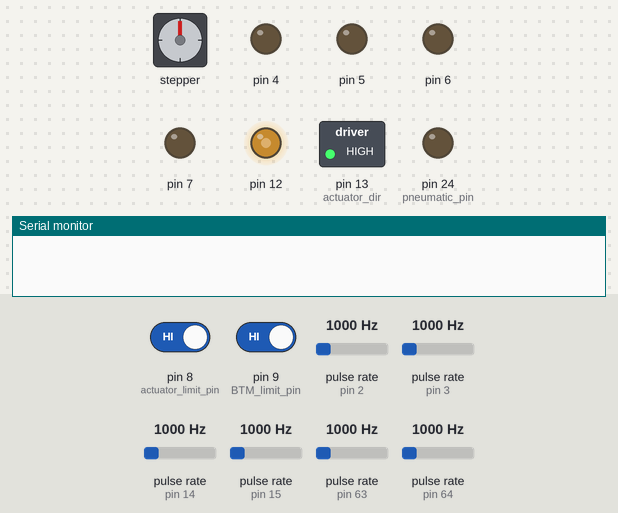
The sketch below on a simulated Arduino Mega 2560, built with avr-gcc and run on an emulated ATmega2560. On the bench: stepper motor, switched loads named in the sketch (green lamp = pin HIGH), output pins drawn as LEDs (lit = HIGH), the last lines printed to the serial monitor. Wiring (inferred from the names in the program): 6 × pulse sensor: data pin 2 / data pin 3 / data pin 14 / data pin 15 / data pin 63 / data pin 64; stepper motor driver (200 steps per turn assumed): step pin 11; direction pin 10. The inputs (shaded band) are chosen by the test bench; at power-on: pin 8 (actuator_limit_pin) HIGH, pin 9 (BTM_limit_pin) HIGH, pulse rate (sensors on pin 2, pin 3, pin 14, pin 15, pin 63, pin 64) 1000 Hz. Pins used as bus, display or sensor lines are not drawn.

Above: at 0.8 s.
0.9 s: pin 8 (actuator_limit_pin) driven LOW
At 2.1 s:
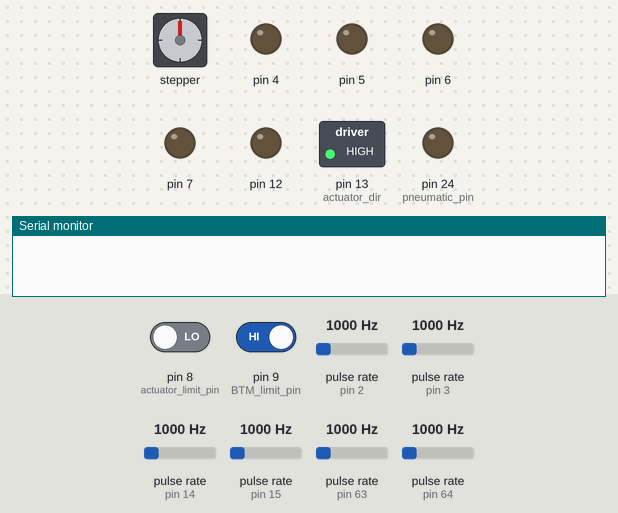
2.4 s: pin 9 (BTM_limit_pin) driven LOW
At 3.7 s:
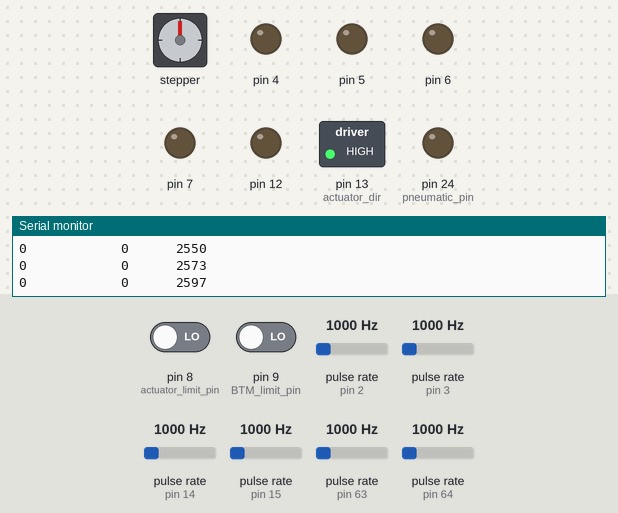
Timing chart, 0 to 5.4 s (numbered marks = the images above; inputs shaded):
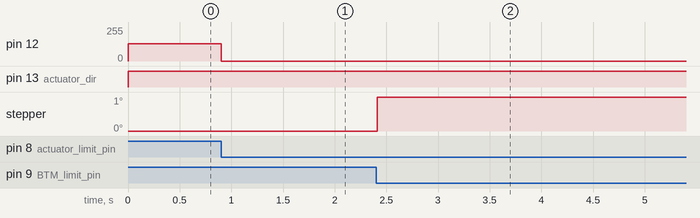

The sketch:

R1_code_Updated_05.07.2022.ino
```cpp
#include <avr/io.h>
#include <avr/interrupt.h>
#include "node_mcu.h"
#include <util/delay.h>
#include "functions.h"
//#include "ps3.h"
// G 2500 68 19
// F 2500 98 22
// D 2500 122 23
// H 2500 48  17
// E 2500 135 19
// C 2500 160 19
// B 2500 133 20 STEPPER ANGLE MAY CHANGE
// A 2500 118/120 28 VERTICAL ANGLE MAY CHANGE
// K 2500 20 22
// J 2100 45 27
// I 2400 60 30
//1 2300 95 8 better
//2 2300 95 7 bestem best
//3 2400 95 7
//4 2400 95 10 good
//5 2400 95 8 & 2300 95 8 best


void debug_vars() {
  //  Serial.println("=== DEBUG (ON) ===");
  //  Serial.print("X-angle: ");
  //  Serial.print(X_angle);
  //  Serial.println();
  //
  //  Serial.print("Y-angle: ");
  //  Serial.print(Y_angle);
  //  Serial.println();
  //
  //  Serial.print("RPM: ");
  //  Serial.print(RPM);
  //  Serial.println();
  //
  //  Serial.print("THROW: ");
  //  Serial.print(THROW);
  //  Serial.println("=== X ===\n");
}

int main() {
  init();
  Serial.begin(115200);
  Serial2.begin(74880); //for node mcu communication
  pin_setup();
  timer_setup(350, 50); //300 -> Stepper speed | 100 -> duty cycle of linear actuator
  encoder_setup(); //for actuator feedback
  IR_setup(); // for roller feedback
  //  ps3_setup();
  while ((PINH & (1 << actuator_limit_pin)) || (PINH & (1 << BTM_limit_pin))) { //set Linear actuator to zero pos using actuator limit pin
    if ((PINH & (1 << actuator_limit_pin))) {
      PORTB |= (1 << actuator_dir);
      OCR1B = set_ocr;
    }
    else {
      PORTB |= (1 << actuator_dir);
      OCR1B = 0;
    }
    if ((PINH & (1 << BTM_limit_pin))) {
      PORTB |= (1 << BTM_dir);
      //      PORTB ^= (1 << BTM_pulse);
      OCR1A = set_ocr;
    }
    else {
      PORTB |= (1 << BTM_dir);
      //      PORTB &= ~(1 << BTM_pulse);
      OCR1A = 0;
    }
    //    Serial.println("YES");
//    _delay_us(500);
  }
  PORTH |= (1 << actuator_dir);
  OCR1B = 0;
  PORTB |= (1 << BTM_dir);
  OCR1A = 0;

  //  while ((PINH & (1 << BTM_limit_pin))) { //set BTM - Stepper to zero pos using BTM - Stepper limit pin
  //    if ((PINH & (1 << BTM_limit_pin))) {
  //      PORTB |= (1 << BTM_dir);
  //      PORTB ^= (1 << BTM_pulse);
  //    }
  //    else {
  //      PORTB |= (1 << BTM_dir);
  //      PORTB &= ~(1 << BTM_pulse);
  //    }
  //    _delay_us(500);
  //  }
  //To set the intial position as zero
  //  PORTH |= (1 << actuator_dir);
  //  OCR1B = 0;
  //  desired_deg = 0;
  //  prev_pos = 0;
  actuator_encoder_counts = 0;
  stepper_encoder_counts = 0;
  prev_stepper_counts = 0;
  while (1) {
//    debug_vars();
    //    ps3_data();
    getDataFromApp(); //for BOH Hitter Round
    //      Serial.print(DATA);
    PNEUMATIC = THROW;
    desired_V_pos = Y_angle; //for BOH Hitter Round
    desired_H_pos = X_angle; //for BOH Hitter Round
    desired_rpm = RPM;

    ////    if (X_angle == 0 && Y_angle == 0 && RPM == 0) {  // reset with app
    ////      OCR4A = 0;
    ////      OCR4B = 0;
    ////      while ((PINH & (1 << actuator_limit_pin)) || (PINH & (1 << BTM_limit_pin))) { //set Linear actuator to zero pos using actuator limit pin
    ////        if ((PINH & (1 << actuator_limit_pin))) {
    ////          PORTB |= (1 << actuator_dir);
    ////          OCR1B = set_ocr;
    ////        }
    ////        else {
    ////          PORTB |= (1 << actuator_dir);
    ////          OCR1B = 0;
    ////        }
    ////        if ((PINH & (1 << BTM_limit_pin))) {
    ////          PORTB |= (1 << BTM_dir);
    ////          PORTB ^= (1 << BTM_pulse);
    ////        }
    ////        else {
    ////          PORTB |= (1 << BTM_dir);
    ////          PORTB &= ~(1 << BTM_pulse);
    ////        }
    ////        //    Serial.println("YES");
    ////        _delay_us(500);
    ////      }
    ////      PORTH |= (1 << actuator_dir);
    ////      OCR1B = 0;
    ////      desired_deg = 0;
    ////      prev_pos = 0;
    ////      encoder_counts = 0;
    // //set Linear actuator to zero pos using actuator limit pin
    //        if ((PINH & (1 << actuator_limit_pin))) {
    //          PORTB |= (1 << actuator_dir);
    //          OCR1B = set_ocr;
    //        }
    //        else {
    //          PORTB |= (1 << actuator_dir);
    //          OCR1B = 0;
    //          encoder_counts = 0;
    //        }
    //        if ((PINH & (1 << BTM_limit_pin))) {
    //          PORTB |= (1 << BTM_dir);
    //          PORTB ^= (1 << BTM_pulse);
    //        }
    //        else {
    //          PORTB |= (1 << BTM_dir);
    //          PORTB &= ~(1 << BTM_pulse);
    //           prev_pos = 0;
    //        }
    //        //    Serial.println("YES");
    //        _delay_us(500);
    //    }


    //    if (Serial.available()) {
    //            desired_H_pos = Serial.parseInt();
    //          }
    //      if (serial_input_flag == 0) { //rpm
    //        desired_rpm = Serial.parseInt();
    //        //        if (desired_rpm == 0) {
    //        //          OCR4A = 0;
    //        //          OCR4B = 0;
    //        //        }
    //        serial_input_flag = 1;
    //      }
    //      else if (serial_input_flag == 1) {  //linear actuator -> enter degree
    //        desired_V_pos = Serial.parseInt();
    //        serial_input_flag = 2;
    //      }
    //      else if (serial_input_flag == 2) { //BTM stepper -> enter degree
    //        desired_H_pos = Serial.parseInt();
    //        serial_input_flag = 0;
    //      }
    //    }
    //        Serial.print(serial_input_flag);

    //    Serial.print(PNEUMATIC);
    //    Serial.print("      ");
    Serial.print(desired_H_pos);
    Serial.print("      ");
    //    Serial.print(desired_V_pos);
    //    Serial.print("      ");
    //    Serial.print(desired_V_pos * 6.3); //
    //    Serial.print("      ");
    //    Serial.println(desired_rpm);
    //    Serial.print(encoder_counts);
    //    get_values_BOH();
    //    if (ps3.cross) {
    //      Serial.print("Roller Stop");
    //      X_angle = 0;
    //      Y_angle = 0;
    //      RPM = 100;
    //    }
    //       else if (ps3.up) {
    //          Serial.print("BTM Set");
    //          desired_H_pos = 90;
    //          desired_V_pos = 50;
    //          desired_rpm = 1500;
    //        }

    //// === Using PS3 ===
    //        if (ps3.R1) {
    //          PORTA |= (1 << pneumatic_pin);
    //          Serial.println("Release Ball");
    //        }
    //        else {
    //          PORTA &= ~(1 << pneumatic_pin);
    //        }
    // ======

    //    == = Throw Using ESP == =
    //    if (PNEUMATIC == 20) {
    //      PORTA |= (1 << pneumatic_pin);
    //      Serial.println("Release Ball");
    //    } else if (PNEUMATIC == 40) {
    //      PORTA &= ~(1 << pneumatic_pin);
    //    }
    //    //    == == ==
    //    input_constrain();
    //    //    rpm_constrain();
    ////    set_pos(desired_H_pos);
    stepper_encoder(desired_H_pos * 6.3 * 4);
    //    set_actuator(desired_V_pos * 6.3); //6.3 counts of encoder = 1 degree (approx)
    //    PID_set(desired_rpm);
    //    PID_constrain();
    //    pwm1 = desired_rpm + z1;
    //    pwm2 = desired_rpm + z2;
    //    pwm_constrain();
    //    OCR4A = pwm1;
    //    OCR4B = pwm2;
    Serial.print("      ");
    Serial.print(prev_stepper_counts);
    Serial.print("      ");
    //        Serial.print(rpm2);
    Serial.println(stepper_encoder_counts);
    //    Serial.print("      ");
    //    Serial.println(desired_rpm);
  }
}
```

functions.h
```cpp
#include "pin_setup.h"

/* BTM - Stepper */
uint8_t gear_ratio = 4;
int8_t BTM_offset = 0; // in degrees
uint16_t prev_pos = 0, pulse = 0;
int16_t p = 0;
float steps_per_deg = 8.889;

/* Set + Map linear actuator positon wrt encoder counts*/
uint16_t prev_deg = 0, desired_deg = 0;
int16_t diff_counts = 0, prev_counts = 0, diff = 0;
uint8_t margin_of_error = 3, actuator_offset = 31; //offset in degrees
float scaling_factor = 6.3; //mapping factor of encoder and degree values

/* Stepper encoder */
int stepper_diff_counts = 0, prev_stepper_counts = 0;

/* RPM */
long int prev_time1 = 0, prev_time2 = 0, duration1 = 0, duration2 = 0;
long int rpm1 = 0, rpm2 = 0, prev_rpm2 = 0, prev_rpm1 = 0;
long int rpm2_diff = 0, rpm1_diff = 0;

/* Custom Millis Function for RPM*/
unsigned long h = 0, prev_h = 0, h2 = 0, prev_h2 = 0;
unsigned char serial_input_flag = 0, switch_pneumatic = 0;

/* PID of M1 and M2 */
float kp1 = 20, kd1 = 10 , P1 = 0, D1 = 0, z1 = 0, kp2 = 20, kd2 = 20, P2 = 0, D2 = 0, z2 = 0;
float e1 = 0, pe1 = 0, e2 = 0, pe2 = 0;
int pwm1 = 0, pwm2 = 0, pwm3 = 0;

/* Input values */
unsigned int desired_H_pos = 0, desired_V_pos = 0, PNEUMATIC = 0;
int desired_rpm = 0;

/* BOH position values for Hitter Round */
unsigned char BOH_V_POS[11] = {14, 19, 25, 18, 27, 16, 18, 27, 14, 19, 25}; //actuator theoretical degrees (A ... K)
unsigned char BOH_H_POS[11] = {120, 135, 164, 118, 138, 90, 62, 42, 60, 45, 16}; //BTM stepper theoretical degrees (A ... K)

/* Encoder Counts */
int actuator_encoder_counts = 0, stepper_encoder_counts = 0;
unsigned char a0, b0, a1, b1, c0, c1, d1, d0;

/* Actuator direction */
void set_actuator_dir(int d) {
  if (d > 0) {
    PORTB &= ~(1 << actuator_dir); //(Up) Increase length
  }
  if (d < 0) {
    PORTB |= (1 << actuator_dir); //(Down) Decrease length
  }
}

/* Stepper Direction */
void set_stepper_dir(int d) {
  if (d < 0) {
    PORTB &= ~(1 << BTM_dir);  //clockwise
  }
  if (d < 0) {
    PORTB |= (1 << BTM_dir); //anticlockwise
  }
}

/* PWM to actuator based on feedback position */
void set_actuator (uint16_t desired_counts) {
  if (desired_counts <= actuator_offset) desired_counts = 0; //for making sure actuator does not go below limit pin
  else desired_counts = desired_counts - actuator_offset; //for compensating offset
  diff_counts = (int)((desired_counts) - actuator_encoder_counts) - diff;
  set_actuator_dir(diff_counts);
  //  if ((abs(diff_counts)) > 10) {
  //    OCR1B = set_ocr; //high speed
  //  }
  //  else {
  //    if (abs(diff_counts) > 0)
  //    {
  //      OCR1B = (set_ocr/2); //low speed
  //    }
  if ((abs(diff_counts)) > 10) {
    OCR1B = set_ocr;
  }
  else {
    OCR1B = 0;
    prev_counts = desired_counts;
    diff = actuator_encoder_counts - desired_counts;
  }
}

/* PID of M1 and M2 */
void PID_set (unsigned int s) {
  e1 = s - rpm1;
  e2 = s - rpm2;
  P1 = kp1 * e1;
  P2 = kp2 * e2;
  D1 = kd1 * ((e1 - pe1) / (h - prev_h));
  D2 = kd2 * ((e2 - pe2) / (h - prev_h));
  z1 = P1 + D1;
  z2 = P2 + D2;
  pe1 = e1;
  pe2 = e2;
  prev_h = h;
}

/* Input values constrain */
void input_constrain () {
  desired_H_pos = constrain(desired_H_pos, 0, 200);
  desired_V_pos = constrain(desired_V_pos, 0, 280);
  desired_rpm = constrain(desired_rpm, 0, 4000);
}

/* PID error constrain */
void PID_constrain() {
  z1 = constrain(z1, -500, 500);
  z2 = constrain(z2, -500, 500);
}

/* PWM constrain*/
void pwm_constrain() {
  pwm1 = constrain(pwm1, 0, 4000);
  pwm2 = constrain(pwm2, 0, 4000);
}

/* BTM - Stepper direction and pulse */
//void set_pos(int pos) {
//  if (pos <= abs(BTM_offset)) {
//    pos = 0;
//  }
//  else {
//    pos = ((pos + BTM_offset) * gear_ratio * steps_per_deg);
//  }
//  if (pos > prev_pos) {
//    PORTB &= ~(1 << BTM_dir);           //clockwise
//  }
//  else {
//    PORTB |= (1 << BTM_dir);          //anticlockwise
//  }
//  p = (prev_pos - pos);
//  pulse = abs(p);
//  TIMSK3 |= (1 << OCIE3A);
//}

/* SET stepper encoder*/
void stepper_encoder(uint16_t desired_counts) {
  stepper_diff_counts = desired_counts - stepper_encoder_counts;
  set_stepper_dir(stepper_diff_counts);
//  if (stepper_diff_counts == 0) {
//    pulse = 0;
//    TIMSK3 &= ~(1 << OCIE3A);
//  }
//  else {
//    pulse = 1;
//    TIMSK3 |= (1 << OCIE3A);
//  }
if ((abs(stepper_diff_counts)) > 10) {
    OCR1A = set_ocr;
  }
  else {
    OCR1A = 0;
    prev_stepper_counts = desired_counts;
//    diff = stepper_encoder_counts - desired_counts;
  }
}
/* BTM - Stepper Timer for pulse */
//ISR(TIMER3_COMPA_vect)
//{
//  if (pulse > 0) {
//    PORTB ^= (1 << BTM_pulse);
//    if ((PINB & (1 << BTM_pulse)) == 0) {
//      pulse--;
//      if ((PINB & (1 << BTM_dir)) == 0x10) {
//        prev_pos--;
//      }
//      else prev_pos++;
//    }
//  }
//  else if (pulse == 0)
//  {
//    TIMSK3 &= ~(1 << OCIE3A);
//  }
//}

/* For Encoder Counts (Feedback of Linear actuator (vertical angle)) */
/* encoder_counts++ -> Increase in actuator length (Up)
   encoder_counts-- -> Decrease in actuator length (Down) */
ISR (PCINT1_vect)
{
  a0 = ~PINJ & 0x01; //encoder_signal_1 (PJ0)
  b0 = ~PINJ & 0x02; //encoder_signal_2 (PJ1)
  if (a0 != a1) {
    if (a0) {
      if (b0) actuator_encoder_counts++;
      else actuator_encoder_counts--;
    }
    else {
      if (b0) actuator_encoder_counts--;
      else actuator_encoder_counts++;
    }
  }
  else if (b0 != b1) {
    if (b0) {
      if (a0) actuator_encoder_counts--;
      else actuator_encoder_counts++;
    }
    else {
      if (a0) actuator_encoder_counts++;
      else actuator_encoder_counts--;
    }
  }
  a1 = a0;
  b1 = b0;
}
/* STEPPER ENCODER INTERRUPT*/
ISR (PCINT2_vect)
{
  c0 = ~PINK & 0x02; //encoder_signal_1 (Pk1)
  d0 = ~PINK & 0x04; //encoder_signal_2 (Pk2)
  if (c0 != c1) {
    if (c0) {
      if (d0) stepper_encoder_counts++;
      else stepper_encoder_counts--;
    }
    else {
      if (d0) stepper_encoder_counts--;
      else stepper_encoder_counts++;
    }
  }
  else if (d0 != d1) {
    if (d0) {
      if (c0) stepper_encoder_counts--;
      else stepper_encoder_counts++;
    }
    else {
      if (c0) stepper_encoder_counts++;
      else stepper_encoder_counts--;
    }
  }
  c1 = c0;
  d1 = d0;
}

/* IR input of M1 (Right Motor (from behind BTM)) -> ADK PIN 3*/
ISR (INT5_vect) {
  duration1 = (h - prev_time1);
  prev_time1 = h;
  rpm1 = ((60 * 100000) / duration1);
  rpm1_diff = (rpm1 - desired_rpm);
  if (abs(rpm1_diff) > 500) {
    rpm1 = prev_rpm1;
  }
  rpm1 = rpm1 * (0.1) + prev_rpm1 * (0.9);
  prev_rpm1 = rpm1;
}

/* IR input of M2 (Left Motor (from behind BTM)) -> ADK PIN 2*/
ISR (INT4_vect) {
  duration2 = (h - prev_time2);
  prev_time2 = h;
  rpm2 = ((60 * 100000.0) / duration2);
  rpm2_diff = (rpm2 - desired_rpm);
  if (abs(rpm2_diff) > 500) {
    rpm2 = prev_rpm2;
  }
  rpm2 = rpm2 * (0.1) + prev_rpm2 * (0.9);
  prev_rpm2 = rpm2;
}

/* Custom Millis function for RPM */
ISR(TIMER5_COMPA_vect) {
  h++;
}
```

node_mcu.h
```cpp
#include <ArduinoJson.h>
#include <util/delay.h>
//#include "encoder.h"

StaticJsonDocument<200> json;
int DATA, X_angle = 0, Y_angle = 0, RPM = 0, THROW = 40;


void getDataFromApp() {

  String str = "";
  while (Serial2.available()) {
    char c = Serial2.read();
    str += c;
  }

  deserializeJson(json, str.c_str());

  int x_angle = json["X_digit"].as<int>();
  int y_angle = json["Y_digit"].as<int>();
  int rpm = json["RPM"].as<int>();

  // adding thorwing mech.
  int THR = json["Throw"].as<int>();

  int LOCALDATA_x_angle, LOCALDATA_y_angle, LOCALDATA_RPM;
  int LOCAL_THROW;

  if (THR) {
    LOCAL_THROW = THR;
    THROW = LOCAL_THROW;
  } else {
    LOCAL_THROW = THROW;
  }
  //    Serial.print("THROW VALUE [0 Default/push | 1 Back]:");
  //    Serial.print(THROW);

  if (x_angle) {
    if (x_angle == 1) {
      x_angle = 0;
    }
    LOCALDATA_x_angle = x_angle;
    X_angle = LOCALDATA_x_angle;
  } else {
    LOCALDATA_x_angle = X_angle;
  }


  if (y_angle) {
    if (y_angle == 1) {
      y_angle = 0;
    }
    LOCALDATA_y_angle = y_angle;
    Y_angle = LOCALDATA_y_angle;
  } else {
    LOCALDATA_y_angle = Y_angle;
  }

  if (rpm) {
    if (rpm == 1) {
      rpm = 0;
    }
    LOCALDATA_RPM = rpm;
    RPM = LOCALDATA_RPM;
  } else {
    LOCALDATA_RPM = RPM;
  }

  delay(9);

}


// RESET BUTTON
// THROW MECHANISM


// ARDUINO LOGIC
//if (THROW) {
//  PORTA |= (1 << pneumatic_pin);
//  Serial.println("Release Ball");
//} else {
//  PORTA &= ~(1 << pneumatic_pin);
//}
```

Source omitted: pin_setup.h (3803 bytes)

Measured:
- after the input at 0.9 s, pin 12: 128/255 → 0/255 at once
